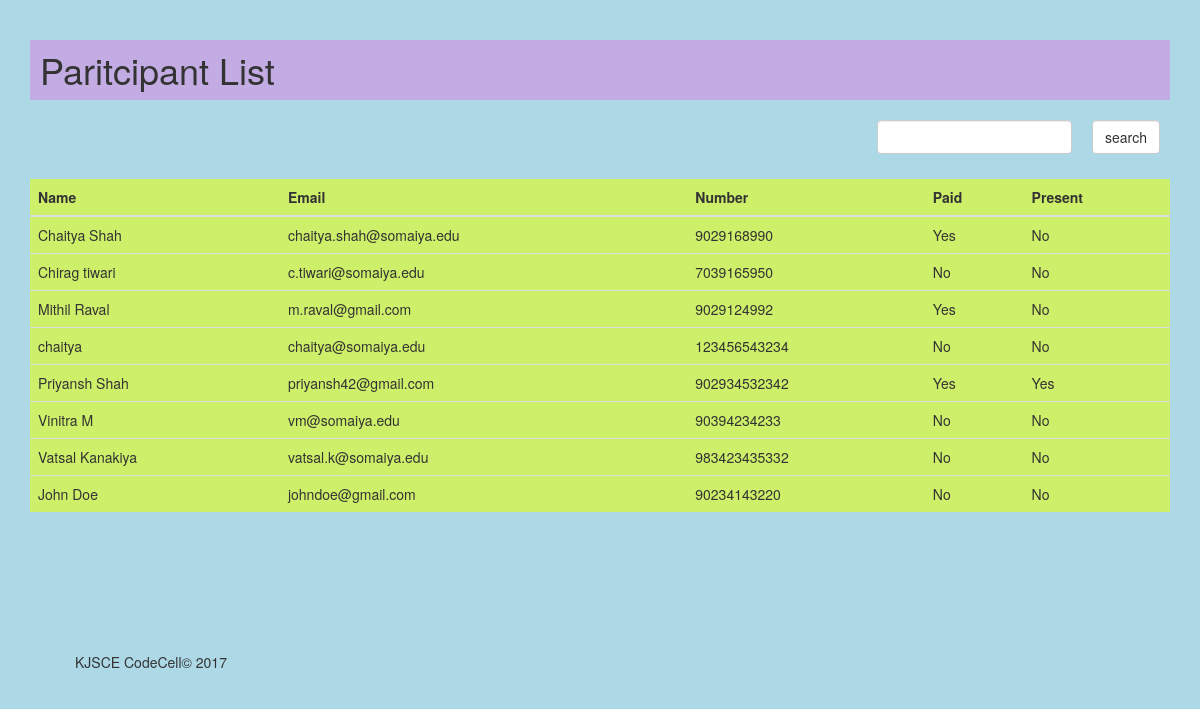
/register/view/, run on an earlier commit of the app's database.
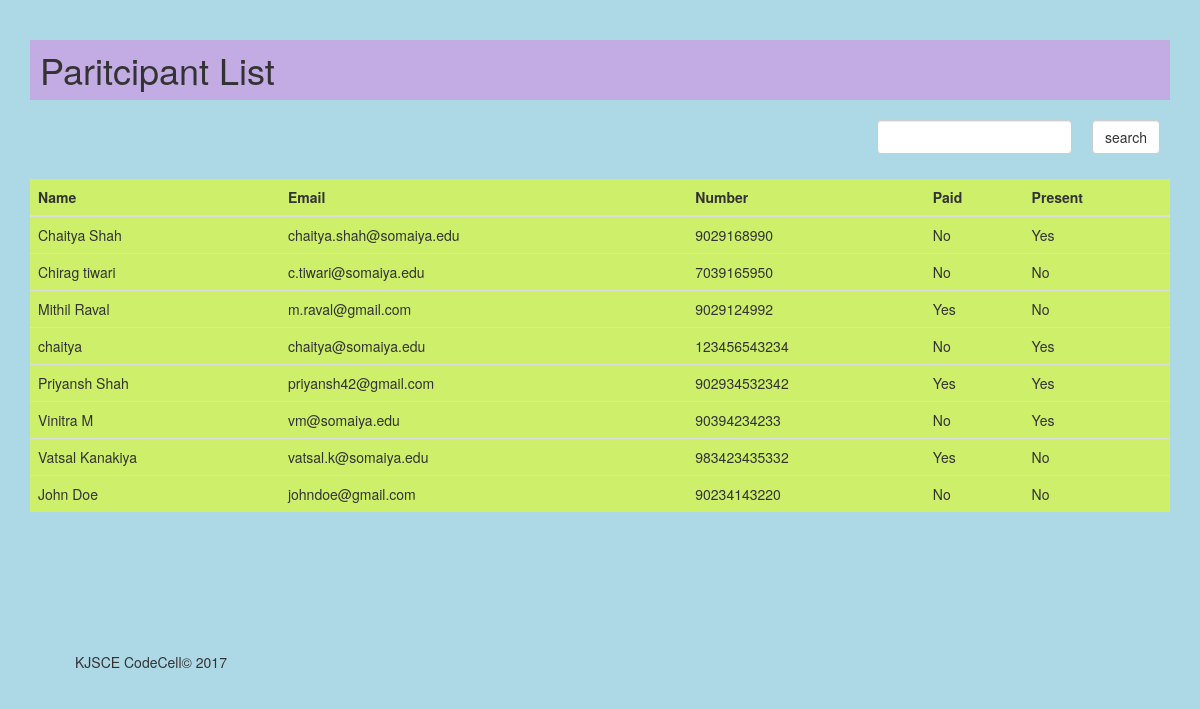
And on a later commit of the database.
### contestReg/models.py (models this page shows, shortened)
class Participant(models.Model):
    name    = models.CharField(max_length = 250)
    email   = models.EmailField(max_length = 250)
    number  = models.CharField(max_length = 15)
    college = models.CharField(max_length = 250)
    paid    = models.BooleanField(default = False)
    present = models.BooleanField(default = False)

### contestReg/views.py (the view)
# urls.py: url(r'view/$',views.view, name='view'),
def view(request):
	data = Participant.objects.all();
	data = None
	q = request.GET.get('q','')
	if q is not '':
		data = Participant.objects.filter(name__startswith = q);
	else:
		data = Participant.objects.all();
	return render(request,'contestReg/edit.html',
		{"title": "Chaitya Shah", "view": True,"data": data,'q':q})

### contestReg/templates/contestReg/edit.html (shortened to what this page needs)
{% extends "contestReg/index.html" %}
{% block content %}
		<h1>Paritcipant List</h1>
	<div class="container-fluid">
		<form method="get" action="." class="form">
			<ul class="search nav navbar-nav navbar-right">
				<li>
					<div class="form-group">
						<input type="text" name="q" value="{{q}}" class="form-control">
					</div>
				</li>
				<li>
					<div class="form-group">
						<input class=" form-control btn btn-default " type="submit" value="search"/>
					</div>
				</li>
			</ul>
		</form>
	</div>
	<table class="table">
		<thead>
			<tr>
				<th>Name</th>
				<th>Email</th>
				<th>Number</th>
				<th>Paid</th>
				<th>Present</th>
			</tr>
		</thead>
		<tbody>
			{% for entry in data %}
				<tr >
					<td>{{entry.name}}</td>
					<td>{{entry.email}}</td>
					<td>{{entry.number}}</td>
					{% if view %}
					<td>{% if entry.paid %} Yes {% else %} No {% endif %}</td>
					<td>{% if entry.present %} Yes {% else %} No {% endif %}</td>
					{% endif %}
				</tr>
			{% endfor %}
		</tbody>
	</table>
	<br>
	<br>
	<br>
{% endblock %}

What changed in the data, as far as the page shows it:
changed Participant "Chaitya Shah": paid "Yes" → "No"; present "No" → "Yes"
changed Participant "chaitya": present "No" → "Yes"
changed Participant "Vinitra M": present "No" → "Yes"
changed Participant "Vatsal Kanakiya": paid "No" → "Yes"
